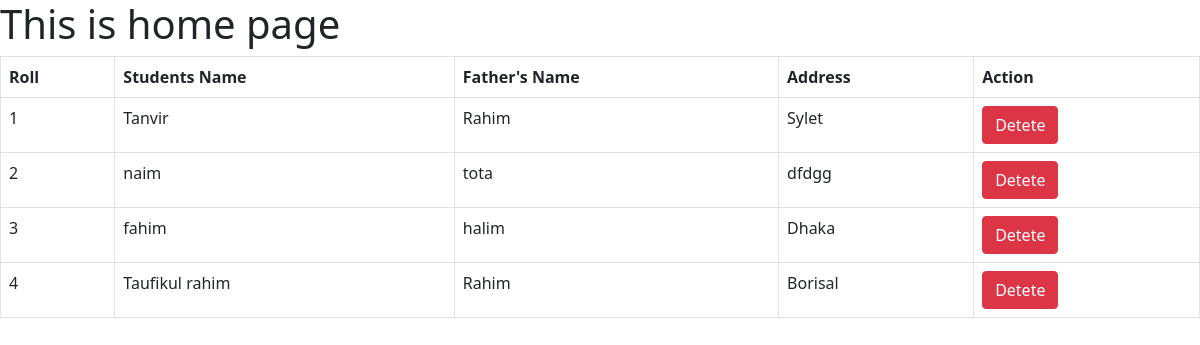
The page / on the database its author committed.
### first_app/models.py (models this page shows, shortened)
class Students(models.Model):
    name = models.CharField(max_length=20)
    roll = models.IntegerField(primary_key= True)
    address = models.TextField()
    father_name = models.TextField(default="Rahim")

### first_app/views.py (the view)
# urls.py: path('', views.home, name="homepage"),
def home(request):
    student = models.Students.objects.all()
    return render(request, "home.html", {'data' : student})

### first_app/templates/home.html (shortened to what this page needs)
<!DOCTYPE html>
<html lang="en">
<head>
    <link href="https://cdn.jsdelivr.net/npm/bootstrap@5.0.2/dist/css/bootstrap.min.css" rel="stylesheet">
</head>
<body>
    <h1>This is home page</h1>
    {% if data %}
    <table class="table table-bordered">
        <thead>
            <tr>
              <th scope="col">Roll</th>
              <th scope="col">Students Name</th>
              <th scope="col">Father's Name</th>
              <th scope="col">Address</th>
              <th scope="col">Action</th>
            </tr>
          </thead>
          <tbody>
            {% for st in data %}
            <tr>
                <td>{{st.roll}}</td>
                <td>{{st.name}}</td>
                <td>{{st.father_name}}</td>
                <td>{{st.address}}</td>
                <td><a class="btn btn-danger text-white" href="{% url 'delete_student' st.roll %}">Detete</a></td>
            </tr>
            {% endfor %}
          </tbody>
    </table>
    {% else %}
    <h1>No data available to show</h1>
    {% endif %}
</body>
</html>

### rows shown on the page
Students: roll "1", name "Tanvir", father_name "Rahim", address "Sylet"
Students: roll "2", name "naim", father_name "tota", address "dfdgg"
Students: roll "3", name "fahim", father_name "halim", address "Dhaka"
Students: roll "4", name "Taufikul rahim", father_name "Rahim", address "Borisal"
